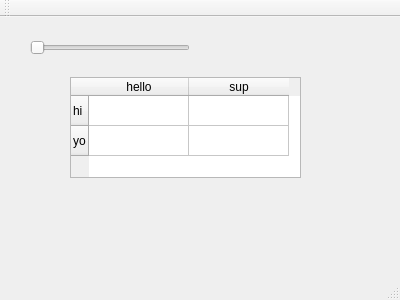
<?xml version="1.0" encoding="UTF-8"?>
<ui version="4.0">
 <class>MainWindow</class>
 <widget class="QMainWindow" name="MainWindow">
  <property name="geometry">
   <rect>
    <x>0</x>
    <y>0</y>
    <width>400</width>
    <height>300</height>
   </rect>
  </property>
  <property name="windowTitle">
   <string>MainWindow</string>
  </property>
  <widget class="QWidget" name="centralWidget">
   <widget class="QSlider" name="Slider">
    <property name="geometry">
     <rect>
      <x>30</x>
      <y>20</y>
      <width>160</width>
      <height>22</height>
     </rect>
    </property>
    <property name="minimum">
     <number>100</number>
    </property>
    <property name="maximum">
     <number>200</number>
    </property>
    <property name="orientation">
     <enum>Qt::Horizontal</enum>
    </property>
   </widget>
   <widget class="QTableWidget" name="Table">
    <property name="geometry">
     <rect>
      <x>70</x>
      <y>60</y>
      <width>231</width>
      <height>101</height>
     </rect>
    </property>
    <row>
     <property name="text">
      <string>hi</string>
     </property>
    </row>
    <row>
     <property name="text">
      <string>yo</string>
     </property>
    </row>
    <column>
     <property name="text">
      <string>hello</string>
     </property>
    </column>
    <column>
     <property name="text">
      <string>sup</string>
     </property>
    </column>
   </widget>
  </widget>
  <widget class="QMenuBar" name="menuBar">
   <property name="geometry">
    <rect>
     <x>0</x>
     <y>0</y>
     <width>400</width>
     <height>22</height>
    </rect>
   </property>
  </widget>
  <widget class="QToolBar" name="mainToolBar">
   <attribute name="toolBarArea">
    <enum>TopToolBarArea</enum>
   </attribute>
   <attribute name="toolBarBreak">
    <bool>false</bool>
   </attribute>
  </widget>
  <widget class="QStatusBar" name="statusBar"/>
 </widget>
 <layoutdefault spacing="6" margin="11"/>
 <resources/>
 <connections/>
</ui>
